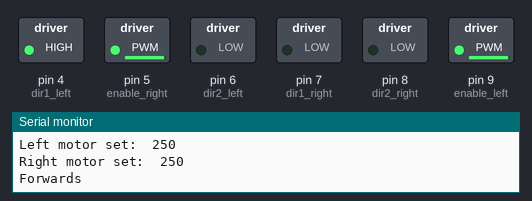
Recording of a sketch running on a simulated Arduino Nano, built with avr-gcc and run on an emulated ATmega328P. Parts: switched loads named in the sketch (green lamp = pin HIGH), the last lines printed to the serial monitor.

Above: at 0.1 s.
At 1.6 s:
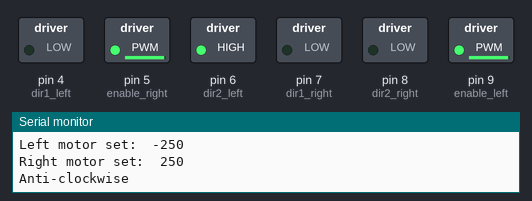
At 4.6 s:
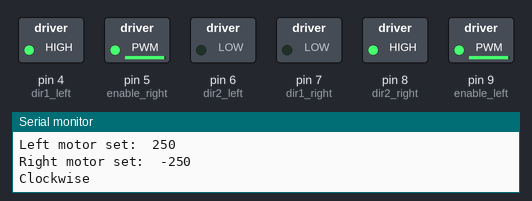
At 9.1 s:
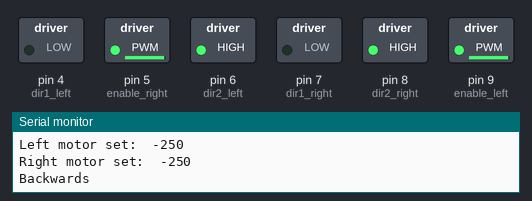
At 18.1 s:
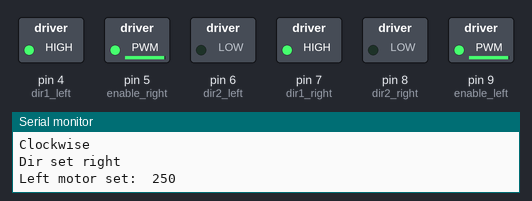
At 37.7 s:
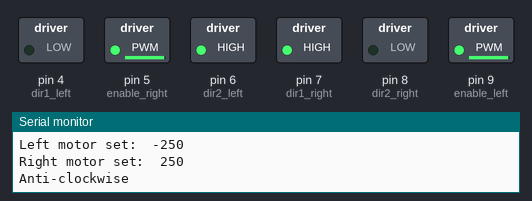
Timing chart, 0 to 40.0 s (numbered marks = the images above):
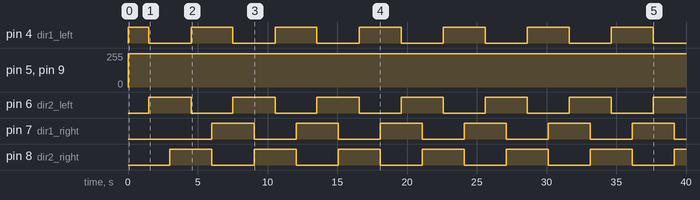

Measured:
- by itself, pin 4 (dir1_left), pin 6 (dir2_left), pin 7 (dir1_right), pin 8 (dir2_right): alternates HIGH for 3.0 s and LOW for 3.0 s
- by itself, pin 5 (enable_right), pin 9 (enable_left): 0/255 → 250/255 at 0.00 s

The sketch:

L293D_noIR.ino
```cpp
// This program will control the 2 mini motors on our dancebots and
// should get you used to how they work. Because motors tend to suck
// a lot of power, we will let the Nano tell them the direction and
// speed, then let another chip called L293D actually provide the power.

// L293D can control two motors at once, and it can run them forwards or
// backwards at variable speed. Each side of the chip controls 1 motor,
// using 3 inputs from the Nano : Enable, Direction1 and Direction2.

// We will combine speeds and directions to create different motion on our
// dancebots. Later, we will use IR control, but for now we will just
// hardcode the movements we want in 'loop()' below.

// You can add your own moves into loop() using motors() and delay().

// The function 'motors()' takes two simple numbers and then uses them to
// tell the L293D what we want it to do. It looks a little complicated
// because we don't want to accidently short-circuit the motors by sending
// them instructions to turn both ways at once.

// motor pins
int enable_left = 9;
int enable_right = 5;

int dir1_left = 4;
int dir2_left = 6;
int dir1_right = 7;
int dir2_right = 8;

// state variables for motor control
int LEFT = 0;
int RIGHT = 0;
int SPEED_MULT = 0;

void setup(){

	Serial.begin(9600);
	pinMode(9, OUTPUT);
	pinMode(4, OUTPUT);
	pinMode(5, OUTPUT);
	pinMode(6, OUTPUT);
	pinMode(7, OUTPUT);
	pinMode(8, OUTPUT);

	// Enable pins start at 0 speed
	analogWrite(enable_left, 0);
	analogWrite(enable_right, 0);
	// Direction pins start in forwards state (0 speed)
	digitalWrite(dir1_left, HIGH);
	digitalWrite(dir2_left, LOW);
	digitalWrite(dir1_right, HIGH);
	digitalWrite(dir1_right, LOW);
  Serial.println("DONE!");

}

void loop(){

  motors(250, 250);
  Serial.println("Forwards");
  delay(1500);
  motors(-250, 250);
  Serial.println("Anti-clockwise");
  delay(1500);
  motors(-250, -250);
  Serial.println("Backwards");
  delay(1500);
  motors(250, -250);
  Serial.println("Clockwise");
  delay(1500);

}

void motors(int left, int right){

	// left and right are +- 0->255 indicating desired speed of each motor

	// First check if there is a change of direction, if so, make the motor safe before switching.

	if ((left<0)&&(LEFT>=0)||(left>=0)&&(LEFT<0)){ // left has switched direction
		if (left>=0){digitalWrite(dir2_left, LOW);digitalWrite(dir1_left, HIGH);}
		else {digitalWrite(dir1_left, LOW);digitalWrite(dir2_left, HIGH);} // Set the direction safely
                Serial.println("Dir set left");
	}
	if ((right<0)&&(RIGHT>=0)||(right>=0)&&(RIGHT<0)){ // right has switched direction
		if (right>=0){digitalWrite(dir2_right, LOW);digitalWrite(dir1_right, HIGH);}
		else {digitalWrite(dir1_right, LOW);digitalWrite(dir2_right, HIGH);} // Set the direction safely
                Serial.println("Dir set right");
	}
	// If these are not true then the direction does not require any change.

	// Set the speed

	LEFT = left; // Update the state machine
	RIGHT = right;
	analogWrite(enable_left, abs(LEFT)); Serial.print("Left motor set:\t");Serial.println(LEFT);// Set the output speed
	analogWrite(enable_right, abs(RIGHT)); Serial.print("Right motor set:\t");Serial.println(RIGHT);

} // That's all for now folks!
```
